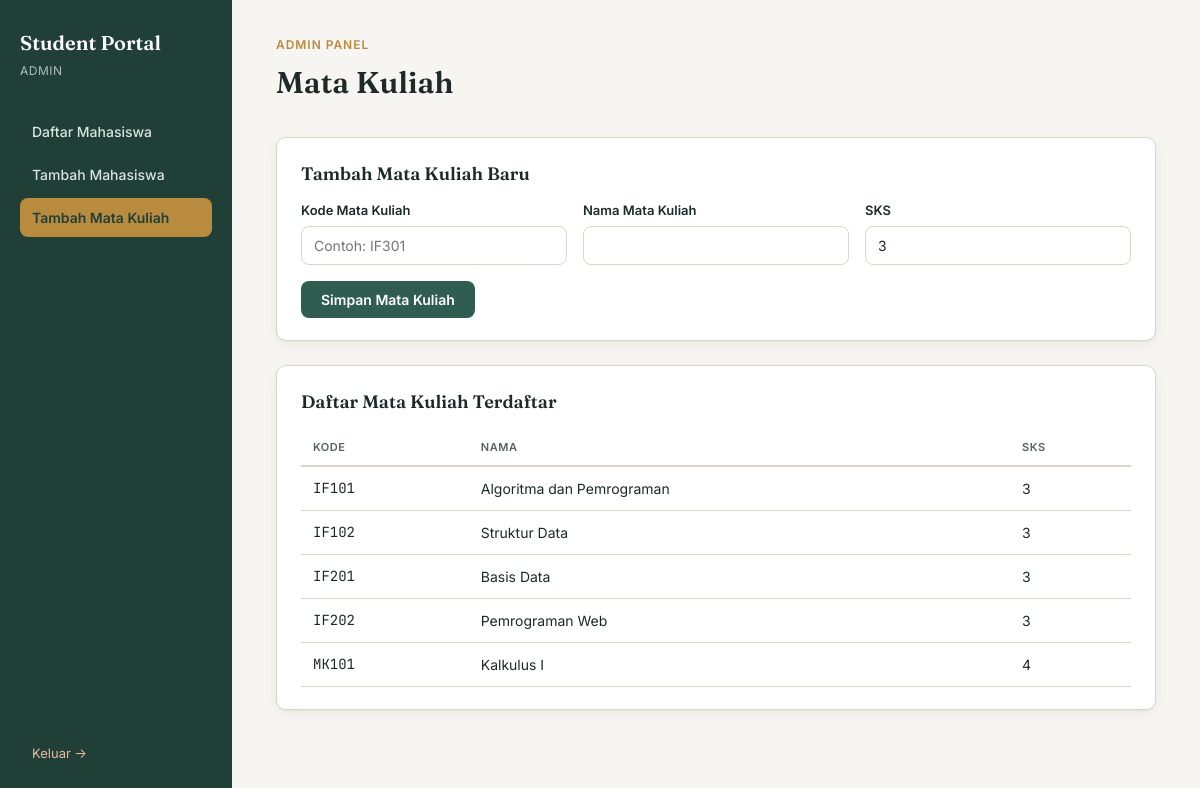
The page /admin/add_course.php (signed in) on the database its author committed.
### tables this page shows
CREATE TABLE mata_kuliah (
    id INT AUTO_INCREMENT PRIMARY KEY,
    kode_mk VARCHAR(20) NOT NULL UNIQUE,
    nama_mk VARCHAR(150) NOT NULL,
    sks INT NOT NULL DEFAULT 3
);

### includes/auth.php (called while the page is built, shortened)
<?php
function e(string $value): string
{
    return htmlspecialchars($value, ENT_QUOTES, 'UTF-8');
}

### admin/add_course.php (the view, shortened to what this page needs)
<?php
require __DIR__ . '/../includes/auth.php';
require __DIR__ . '/../includes/db.php';
$courses = $pdo->query('SELECT * FROM mata_kuliah ORDER BY kode_mk')->fetchAll();
?>
<!DOCTYPE html>
<html lang="id">
<head>
<link rel="stylesheet" href="../css/style.css">
</head>
<body>
<div class="app-shell">
  <aside class="sidebar">
    <div class="brand">Student Portal</div>
    <div class="brand-sub">Admin</div>
    <nav>
      <a href="dashboard.php">Daftar Mahasiswa</a>
      <a href="add_student.php">Tambah Mahasiswa</a>
      <a href="add_course.php" class="active">Tambah Mata Kuliah</a>
    </nav>
    <div class="spacer"></div>
    <a class="logout-link" href="../logout.php">Keluar &rarr;</a>
  </aside>
  <main class="main">
    <div class="topbar">
      <div>
        <span class="eyebrow">Admin Panel</span>
        <h1>Mata Kuliah</h1>
      </div>
    </div>
    <div class="card">
      <h2>Tambah Mata Kuliah Baru</h2>
      <form method="post" action="add_course.php">
        <div class="form-row">
          <div>
            <label for="kode_mk">Kode Mata Kuliah</label>
            <input type="text" id="kode_mk" name="kode_mk" placeholder="Contoh: IF301" required>
          </div>
          <div>
            <label for="nama_mk">Nama Mata Kuliah</label>
            <input type="text" id="nama_mk" name="nama_mk" required>
          </div>
          <div>
            <label for="sks">SKS</label>
            <input type="number" id="sks" name="sks" min="1" max="6" value="3" required>
          </div>
        </div>
        <button type="submit">Simpan Mata Kuliah</button>
      </form>
    </div>
    <div class="card">
      <h2>Daftar Mata Kuliah Terdaftar</h2>
      <?php if (empty($courses)): ?>
        <p style="color:var(--ink-soft)">Belum ada mata kuliah.</p>
      <?php else: ?>
        <table>
          <thead><tr><th>Kode</th><th>Nama</th><th>SKS</th></tr></thead>
          <tbody>
            <?php foreach ($courses as $c): ?>
              <tr>
                <td class="mono"><?= e($c['kode_mk']) ?></td>
                <td><?= e($c['nama_mk']) ?></td>
                <td><?= (int)$c['sks'] ?></td>
              </tr>
            <?php endforeach; ?>
          </tbody>
        </table>
      <?php endif; ?>
    </div>
  </main>
</div>
</body>
</html>

### css/style.css (style rules this page uses)
:root { --paper: #F7F5F1; --paper-raised: #FFFFFF; --ink: #1E2A28; --ink-soft: #57635F; --pine: #2F5D50; --pine-dark: #203F37; --brass: #B98B3E; --clay: #B65C3F; --line: #DCD6CA; --ok-bg: #EAF2E9; --ok-text: #33633A; --err-bg: #FBEAE6; --err-text: #9A3B26; --radius: 10px; --shadow: 0 1px 2px rgba(30, 42, 40, 0.06), 0 4px 14px rgba(30, 42, 40, 0.05); }
* { box-sizing: border-box; }
html, body { margin: 0; padding: 0; background: var(--paper); color: var(--ink); font-family: 'Inter', -apple-system, sans-serif; font-size: 15px; line-height: 1.5; }
h1, h2, h3 { font-family: 'Fraunces', Georgia, serif; font-weight: 600; color: var(--ink); margin: 0 0 4px; }
a { color: var(--pine); text-decoration: none; }
.mono { font-family: 'JetBrains Mono', monospace; }
.app-shell { display: flex; min-height: 100vh; }
.sidebar { width: 232px; flex-shrink: 0; background: var(--pine-dark); color: #EFEEE7; padding: 28px 20px; display: flex; flex-direction: column; }
.sidebar .brand { font-family: 'Fraunces', serif; font-size: 20px; font-weight: 600; color: #fff; margin-bottom: 4px; }
.sidebar .brand-sub { font-size: 12px; color: #A9C0B8; letter-spacing: 0.04em; text-transform: uppercase; margin-bottom: 32px; }
.sidebar nav { display: flex; flex-direction: column; gap: 4px; }
.sidebar nav a { color: #D9E4DF; padding: 9px 12px; border-radius: 8px; font-size: 14px; font-weight: 500; }
.sidebar nav a.active { background: var(--brass); color: var(--pine-dark); font-weight: 600; }
.sidebar .spacer { flex: 1; }
.sidebar .logout-link { color: #E7B7A4; font-size: 13px; padding: 9px 12px; }
.main { flex: 1; padding: 36px 44px; max-width: 1100px; }
.topbar { display: flex; align-items: baseline; justify-content: space-between; margin-bottom: 28px; flex-wrap: wrap; gap: 10px; }
.topbar .eyebrow { font-size: 12px; text-transform: uppercase; letter-spacing: 0.08em; color: var(--brass); font-weight: 600; margin-bottom: 6px; display: block; }
.card { background: var(--paper-raised); border: 1px solid var(--line); border-radius: var(--radius); padding: 22px 24px; box-shadow: var(--shadow); margin-bottom: 24px; }
.card h2 { font-size: 18px; margin-bottom: 14px; }
table { width: 100%; border-collapse: collapse; font-size: 14px; }
thead th { text-align: left; font-size: 11px; text-transform: uppercase; letter-spacing: 0.05em; color: var(--ink-soft); border-bottom: 2px solid var(--line); padding: 10px 12px; font-weight: 600; }
tbody td { padding: 11px 12px; border-bottom: 1px solid var(--line); }
label { display: block; font-size: 13px; font-weight: 600; margin-bottom: 5px; color: var(--ink); }
input[type=text], input[type=password], input[type=number], select { width: 100%; padding: 10px 12px; border: 1px solid var(--line); border-radius: 8px; font-size: 14px; font-family: inherit; background: var(--paper-raised); color: var(--ink); margin-bottom: 16px; }
.form-row { display: grid; grid-template-columns: repeat(auto-fit, minmax(200px, 1fr)); gap: 0 16px; }
button, .btn { display: inline-block; background: var(--pine); color: #fff; border: none; padding: 10px 20px; border-radius: 8px; font-size: 14px; font-weight: 600; font-family: inherit; cursor: pointer; }

### rows shown on the page
mata_kuliah: kode_mk "IF101", nama_mk "Algoritma dan Pemrograman", sks "3"
mata_kuliah: kode_mk "IF102", nama_mk "Struktur Data", sks "3"
mata_kuliah: kode_mk "IF201", nama_mk "Basis Data", sks "3"
mata_kuliah: kode_mk "IF202", nama_mk "Pemrograman Web", sks "3"
mata_kuliah: kode_mk "MK101", nama_mk "Kalkulus I", sks "4"
